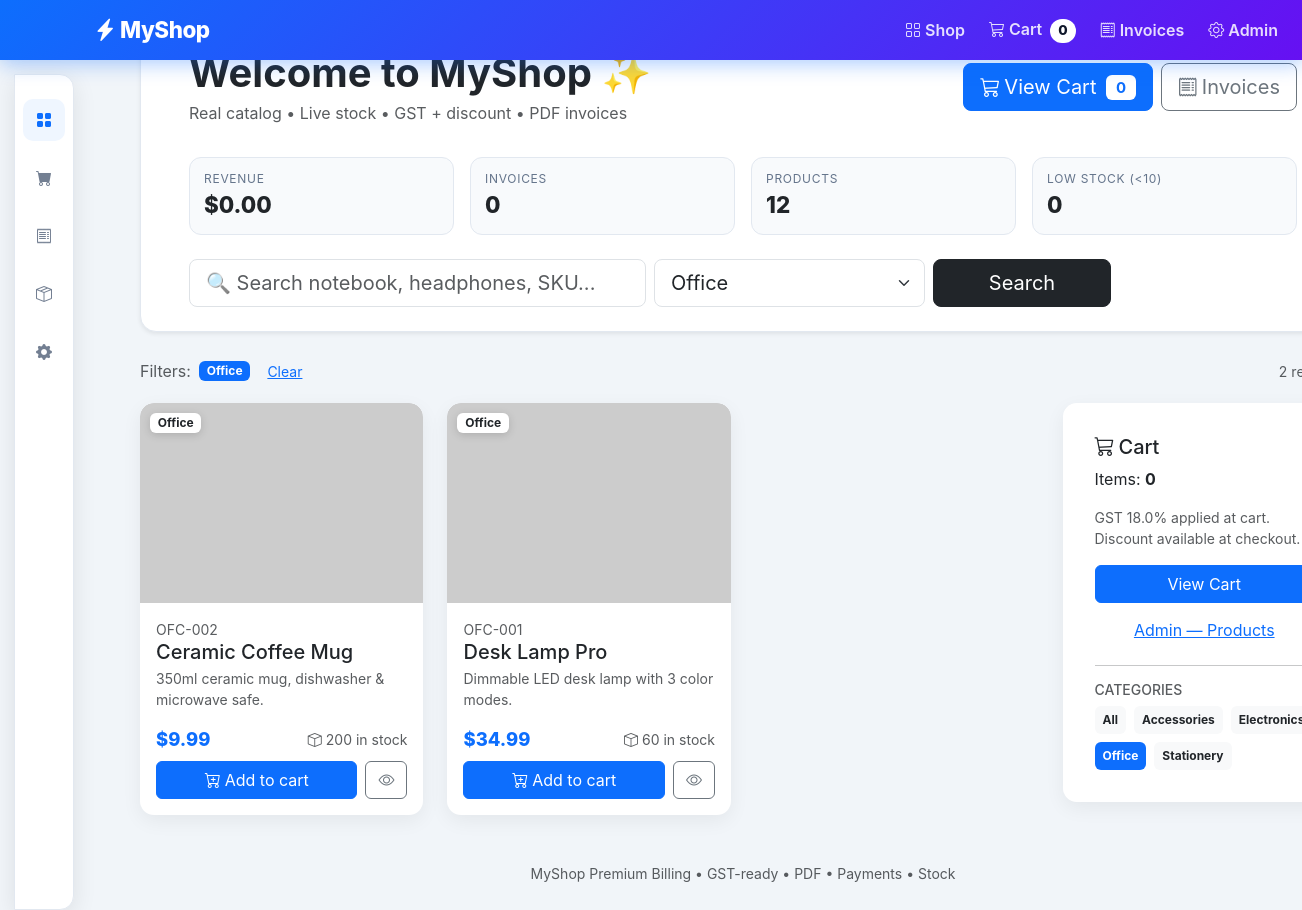
The app's page /?cat=Office with its own data.
### tables this page shows
CREATE TABLE products (
    id INTEGER PRIMARY KEY AUTOINCREMENT,
    name TEXT NOT NULL,
    description TEXT DEFAULT '',
    category TEXT DEFAULT 'General',
    price REAL NOT NULL,
    stock INTEGER NOT NULL DEFAULT 50,
    sku TEXT DEFAULT '',
    image_url TEXT
);

### app.py (the view)
@app.route("/")
def index():
    db = get_db()
    q = (request.args.get("q") or "").strip()
    cat = (request.args.get("cat") or "").strip()
    query = "SELECT * FROM products WHERE 1=1"
    params: list = []
    if q:
        query += " AND (name LIKE ? OR description LIKE ? OR sku LIKE ?)"
        params += [f"%{q}%", f"%{q}%", f"%{q}%"]
    if cat:
        query += " AND category = ?"
        params.append(cat)
    query += " ORDER BY id DESC"
    products = db.execute(query, params).fetchall()
    cats = [r[0] for r in db.execute("SELECT DISTINCT category FROM products ORDER BY category").fetchall() if r[0]]
    cart = session.get("cart", {})
    cart_count = sum(cart.values()) if cart else 0
    try:
        revenue = db.execute("SELECT COALESCE(SUM(total),0) FROM invoices").fetchone()[0] or 0
        inv_count = db.execute("SELECT COUNT(*) FROM invoices").fetchone()[0] or 0
        prod_count = db.execute("SELECT COUNT(*) FROM products").fetchone()[0] or 0
        low_stock = db.execute("SELECT COUNT(*) FROM products WHERE stock < 10").fetchone()[0] or 0
    except Exception:
        revenue, inv_count, prod_count, low_stock = 0, 0, len(products), 0
    stats = {"revenue": revenue, "invoices": inv_count, "products": prod_count, "low_stock": low_stock}
    return render_template("index.html", products=products, cart_count=cart_count,
                           categories=cats, active_cat=cat, search_q=q, stats=stats,
                           tax_default=TAX_DEFAULT)

### app.py (called while the page is built)
def get_db():
    db = getattr(g, "db", None)
    if db is None:
        db = g.db = sqlite3.connect(DB_PATH)
        db.row_factory = sqlite3.Row
    return db

def _cols(db, table):
    try:
        return [r[1] for r in db.execute(f"PRAGMA table_info({table})").fetchall()]
    except Exception:
        return []

@app.before_request
def ensure_migrations():
    if DB_PATH.exists():
        try:
            migrate_db()
        except Exception:
            pass

@app.after_request
def set_security_headers(response):
    response.headers.setdefault("X-Content-Type-Options", "nosniff")
    response.headers.setdefault("X-Frame-Options", "SAMEORIGIN")
    response.headers.setdefault("Referrer-Policy", "no-referrer")
    return response

### templates/index.html (shortened to what this page needs)
{% extends "layout.html" %}
{% block hero %}
  <div class="hero hero-home bg-white shadow-sm mb-4">
    <div class="container-fluid px-4 px-lg-5 py-4">
      <div class="d-flex justify-content-between align-items-center flex-wrap gap-3">
        <div>
          <h1 class="display-6 fw-bold mb-1">Welcome to MyShop ✨</h1>
          <p class="text-muted mb-0">Real catalog • Live stock • GST + discount • PDF invoices</p>
        </div>
        <div class="d-flex gap-2">
          <a href="/cart" class="btn btn-primary btn-lg"><i class="bi bi-cart3 me-1"></i>View Cart <span class="badge bg-white text-primary ms-1">{{ cart_count or 0 }}</span></a>
          <a href="/invoices" class="btn btn-outline-secondary btn-lg"><i class="bi bi-receipt me-1"></i>Invoices</a>
        </div>
      </div>
      <div class="row g-3 mt-3">
        <div class="col-6 col-md-3"><div class="stat-card"><div class="stat-label">Revenue</div><div class="stat-value">${{ '%.2f'|format(stats.revenue) }}</div></div></div>
        <div class="col-6 col-md-3"><div class="stat-card"><div class="stat-label">Invoices</div><div class="stat-value">{{ stats.invoices }}</div></div></div>
        <div class="col-6 col-md-3"><div class="stat-card"><div class="stat-label">Products</div><div class="stat-value">{{ stats.products }}</div></div></div>
        <div class="col-6 col-md-3"><div class="stat-card {{ 'stat-warn' if stats.low_stock else '' }}"><div class="stat-label">Low stock (&lt;10)</div><div class="stat-value">{{ stats.low_stock }}</div></div></div>
      </div>
      <form class="row g-2 mt-3" method="get" action="/">
        <div class="col-12 col-md-6 col-xl-5"><input name="q" value="{{ search_q }}" class="form-control form-control-lg" placeholder="🔍 Search notebook, headphones, SKU..."></div>
        <div class="col-8 col-md-4 col-xl-3">
          <select name="cat" class="form-select form-select-lg" onchange="this.form.submit()">
            {% for c in categories %}
            <option value="{{ c }}" {{ 'selected' if c == active_cat else '' }}>{{ c }}</option>
            {% endfor %}
          </select>
        </div>
        <div class="col-4 col-md-2 col-xl-2 d-grid"><button class="btn btn-dark btn-lg">Search</button></div>
      </form>
    </div>
  </div>
{% endblock %}
{% block content %}
  {% if active_cat or search_q %}
  <div class="mb-3 d-flex gap-2 align-items-center">
    <span class="text-muted">Filters:</span>
    {% if active_cat %}<span class="badge bg-primary">{{ active_cat }}</span>{% endif %}
    <a href="/" class="btn btn-sm btn-link">Clear</a>
    <span class="text-muted small ms-auto">{{ products|length }} result(s)</span>
  </div>
  {% endif %}
  <div class="row g-4">
    <div class="col-lg-9">
      <div class="row row-cols-2 row-cols-lg-3 g-3 g-md-4">
        {% for p in products %}
        <div class="col">
          <div class="card h-100 product-card shadow-sm">
            <div class="product-img-wrap">
              {% if p.image_url %}
                <img src="{{ p.image_url }}" loading="lazy" class="card-img-top product-img" alt="{{ p.name }}" onerror="this.onerror=null;this.src='https://picsum.photos/seed/myshop{{ p.id }}/600/400'">
              {% else %}
                <img src="https://picsum.photos/seed/myshop{{ p.id }}/600/400" loading="lazy" class="card-img-top product-img" alt="{{ p.name }}">
              {% endif %}
              <span class="badge bg-white text-dark category-badge">{{ p.category or 'General' }}</span>
            </div>
            <div class="card-body d-flex flex-column">
              <div class="small text-muted">{{ p.sku or '' }}</div>
              <h5 class="card-title mb-1"><a href="/product/{{ p.id }}" class="product-link">{{ p.name }}</a></h5>
              <p class="card-text text-muted small product-desc">{{ p.description or '' }}</p>
              <div class="mt-auto">
                <div class="d-flex justify-content-between align-items-center mb-2">
                  <div class="price">${{ '%.2f'|format(p.price) }}</div>
                  <div class="small {{ 'text-danger fw-bold' if (p.stock or 0) < 10 else 'text-muted' }}"><i class="bi bi-box me-1"></i>{{ p.stock }} in stock</div>
                </div>
                <div class="d-flex gap-2">
                  <form action="/cart/add/{{ p.id }}" method="post" class="flex-fill d-grid">
                    <button class="btn btn-primary" {{ 'disabled' if (p.stock or 0) <= 0 else '' }}><i class="bi bi-cart-plus me-1"></i>{{ 'Out of stock' if (p.stock or 0) <= 0 else 'Add to cart' }}</button>
                  </form>
                  <a href="/product/{{ p.id }}" class="btn btn-outline-secondary"><i class="bi bi-eye"></i></a>
                </div>
              </div>
            </div>
          </div>
        </div>
        {% else %}
        <div class="col-12"><div class="alert alert-light">No products found. <a href="/">Clear filters</a></div></div>
        {% endfor %}
      </div>
    </div>
    <div class="col-lg-3">
      <div class="card shadow-sm sticky-sidebar p-3">
        <div class="card-body">
          <h5 class="card-title"><i class="bi bi-cart3 me-1"></i>Cart</h5>
          <p class="card-text">Items: <strong>{{ cart_count or 0 }}</strong></p>
          <p class="small text-muted">GST {{ tax_default }}% applied at cart. Discount available at checkout.</p>
          <a href="/cart" class="btn btn-primary w-100">View Cart</a>
          <a href="/admin/products" class="btn btn-link mt-2 w-100">Admin — Products</a>
          <hr>
          <h6 class="small text-muted text-uppercase">Categories</h6>
          <div class="d-flex flex-wrap gap-2">
            <a href="/" class="badge {{ 'bg-dark' if not active_cat else 'bg-light text-dark' }} text-decoration-none p-2">All</a>
            {% for c in categories %}
            <a href="/?cat={{ c }}" class="badge {{ 'bg-primary' if c == active_cat else 'bg-light text-dark' }} text-decoration-none p-2">{{ c }}</a>
            {% endfor %}
          </div>
        </div>
      </div>
    </div>
  </div>
{% endblock %}

### static/css/style.css (style rules this page uses)
body { background: #f1f5f9; font-family: Inter, system-ui, -apple-system, Segoe UI, Roboto, sans-serif; }
.hero { border-radius: 16px; border: 1px solid #e2e8f0; }
.hero-home { margin-top: 0; }
.stat-card { background: #f8fafc; border: 1px solid #e2e8f0; border-radius: 12px; padding: 12px 14px; }
.stat-label { font-size: .75rem; text-transform: uppercase; letter-spacing: .06em; color: #64748b; }
.stat-value { font-size: 1.4rem; font-weight: 800; }
.card { border: none; border-radius: 14px; }
.card.shadow-sm { box-shadow: 0 6px 20px rgba(2,6,23,.06) !important; }
.product-img-wrap { position: relative; }
.product-img { height: 200px; object-fit: cover; border-radius: 14px 14px 0 0; background: #e2e8f0; }
.category-badge { position: absolute; top: 10px; left: 10px; box-shadow: 0 2px 8px rgba(0,0,0,.15); }
.product-card { transition: transform .15s ease, box-shadow .15s ease; overflow: hidden; }
.price { font-weight: 800; color: #0d6efd; font-size: 1.15rem; }
.product-link { color: inherit; text-decoration: none; }
.product-desc { min-height: 38px; display: -webkit-box; -webkit-line-clamp: 2; -webkit-box-orient: vertical; overflow: hidden; }
.sticky-sidebar { position: sticky; top: 84px; }

### records on screen
products: category "Office", sku "OFC-002", name "Ceramic Coffee Mug", description "350ml ceramic mug, dishwasher & microwave safe.", price "9.99", stock "200", stock "Add to cart"
products: category "Office", sku "OFC-001", name "Desk Lamp Pro", description "Dimmable LED desk lamp with 3 color modes.", price "34.99", stock "60", stock "Add to cart"

### other values on screen
{{ cart_count or 0 }} "0"
{{ '%.2f'|format(stats.revenue) }} "0.00"
{{ stats.invoices }} "0"
{{ stats.products }} "12"
{{ stats.low_stock }} "0"
{{ active_cat }} "Office"
{{ products|length }} "2"
{{ tax_default }} "18.0"
{{ c }} "Accessories" "Office" "Stationery"
form field cat "Office"
